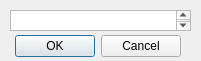
<?xml version="1.0" encoding="UTF-8"?>
<ui version="4.0">
 <class>Dialog</class>
 <widget class="QDialog" name="Dialog">
  <property name="geometry">
   <rect>
    <x>0</x>
    <y>0</y>
    <width>201</width>
    <height>61</height>
   </rect>
  </property>
  <property name="windowTitle">
   <string>Dialog</string>
  </property>
  <widget class="QDialogButtonBox" name="buttonBox">
   <property name="geometry">
    <rect>
     <x>10</x>
     <y>30</y>
     <width>171</width>
     <height>32</height>
    </rect>
   </property>
   <property name="orientation">
    <enum>Qt::Horizontal</enum>
   </property>
   <property name="standardButtons">
    <set>QDialogButtonBox::Cancel|QDialogButtonBox::Ok</set>
   </property>
  </widget>
  <widget class="QPlainTextEdit" name="plainTextEdit">
   <property name="geometry">
    <rect>
     <x>10</x>
     <y>10</y>
     <width>181</width>
     <height>21</height>
    </rect>
   </property>
  </widget>
 </widget>
 <resources/>
 <connections>
  <connection>
   <sender>buttonBox</sender>
   <signal>accepted()</signal>
   <receiver>Dialog</receiver>
   <slot>accept()</slot>
   <hints>
    <hint type="sourcelabel">
     <x>248</x>
     <y>254</y>
    </hint>
    <hint type="destinationlabel">
     <x>157</x>
     <y>274</y>
    </hint>
   </hints>
  </connection>
  <connection>
   <sender>buttonBox</sender>
   <signal>rejected()</signal>
   <receiver>Dialog</receiver>
   <slot>reject()</slot>
   <hints>
    <hint type="sourcelabel">
     <x>316</x>
     <y>260</y>
    </hint>
    <hint type="destinationlabel">
     <x>286</x>
     <y>274</y>
    </hint>
   </hints>
  </connection>
 </connections>
</ui>
